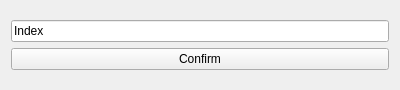
<?xml version="1.0" encoding="UTF-8"?>
<ui version="4.0">
 <class>RemoveDogDialog</class>
 <widget class="QWidget" name="RemoveDogDialog">
  <property name="geometry">
   <rect>
    <x>0</x>
    <y>0</y>
    <width>400</width>
    <height>90</height>
   </rect>
  </property>
  <property name="windowTitle">
   <string>RemoveDogDialog</string>
  </property>
  <layout class="QVBoxLayout" name="verticalLayout_2">
   <item>
    <layout class="QVBoxLayout" name="verticalLayout">
     <item>
      <widget class="QLineEdit" name="indexLineEdit">
       <property name="text">
        <string>Index</string>
       </property>
      </widget>
     </item>
     <item>
      <widget class="QPushButton" name="confirmButton">
       <property name="text">
        <string>Confirm</string>
       </property>
      </widget>
     </item>
    </layout>
   </item>
  </layout>
 </widget>
 <resources/>
 <connections/>
</ui>
